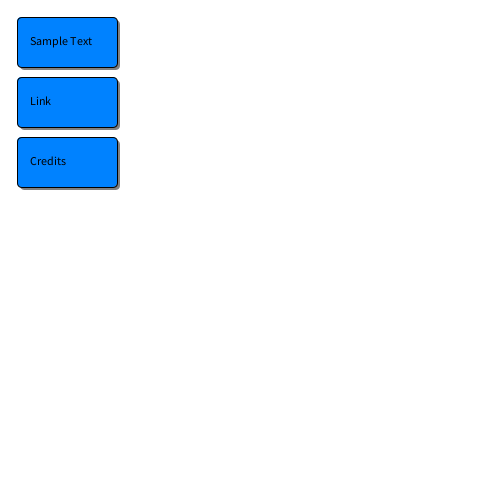
Frame 1 (no input)
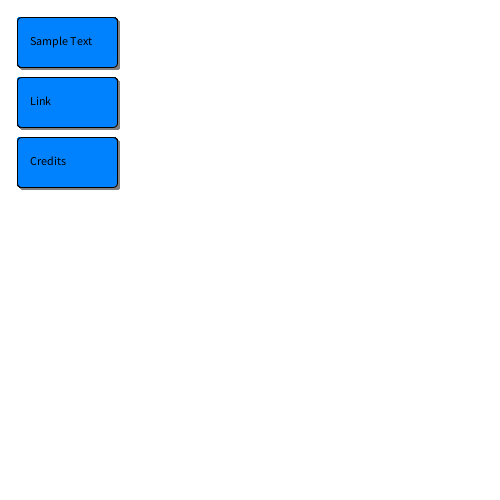
Frame 60 (the mouse pressed at the canvas centre just before this capture)
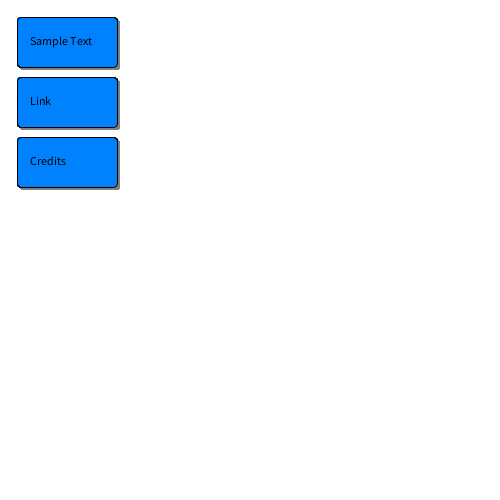
Frame 120 (the mouse held since frame 60 and released just before this capture)

The Processing sketch that drew these frames (run headless with seeded random() and noise(); from frame 60 on, the mouse is pressed at the canvas centre):

// Processing sketch: Button
// ── Button.pde
void setup() {
  size(500,500);
  background(255);
}

void draw() {
  button(20,20,100,50, "Sample Text");
  button(20,80,100,50, "Link");
  button(20,140,100,50, "Credits");
  
}

void button(int x, int y, int w, int h, String bt) {
  //shadow
  noStroke();
  fill(128);
  rect(x,y,w,h,5);
  
  //button
  stroke(0);
  fill(0,130,255);
  rect(x-3,y-3,w,h,5);
  
  //text
  fill(0);
  text(bt,x+10,y+25);
}
